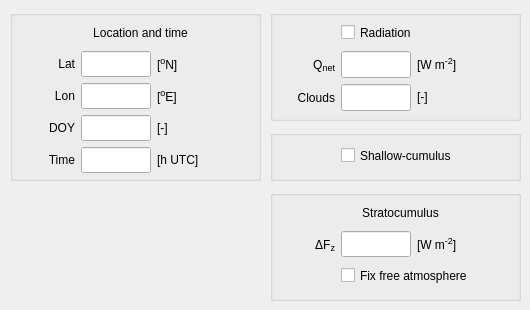
    <widget class="QWidget" name="radiationTab">
     <attribute name="title">
      <string>Rad / Geo</string>
     </attribute>
     <widget class="QGroupBox" name="rad_group">
      <property name="geometry">
       <rect>
        <x>10</x>
        <y>10</y>
        <width>251</width>
        <height>171</height>
       </rect>
      </property>
      <property name="title">
       <string/>
      </property>
      <widget class="QWidget" name="gridLayoutWidget_19">
       <property name="geometry">
        <rect>
         <x>10</x>
         <y>10</y>
         <width>241</width>
         <height>153</height>
        </rect>
       </property>
       <layout class="QGridLayout" name="rad_grid1" columnminimumwidth="50,0,60">
        <property name="sizeConstraint">
         <enum>QLayout::SetMinimumSize</enum>
        </property>
        <item row="1" column="1">
         <widget class="QLineEdit" name="input_rad_lat">
          <property name="sizePolicy">
           <sizepolicy hsizetype="Fixed" vsizetype="Expanding">
            <horstretch>0</horstretch>
            <verstretch>0</verstretch>
           </sizepolicy>
          </property>
          <property name="minimumSize">
           <size>
            <width>70</width>
            <height>0</height>
           </size>
          </property>
          <property name="maximumSize">
           <size>
            <width>70</width>
            <height>16777215</height>
           </size>
          </property>
          <property name="toolTip">
           <string>latitude</string>
          </property>
          <property name="alignment">
           <set>Qt::AlignRight|Qt::AlignTrailing|Qt::AlignVCenter</set>
          </property>
         </widget>
        </item>
        <item row="1" column="0">
         <widget class="QLabel" name="label_rad_lat">
          <property name="sizePolicy">
           <sizepolicy hsizetype="Fixed" vsizetype="Preferred">
            <horstretch>0</horstretch>
            <verstretch>0</verstretch>
           </sizepolicy>
          </property>
          <property name="minimumSize">
           <size>
            <width>55</width>
            <height>0</height>
           </size>
          </property>
          <property name="maximumSize">
           <size>
            <width>55</width>
            <height>16777215</height>
           </size>
          </property>
          <property name="toolTip">
           <string/>
          </property>
          <property name="text">
           <string>&lt;html&gt;Lat&lt;/html&gt;</string>
          </property>
          <property name="alignment">
           <set>Qt::AlignRight|Qt::AlignTrailing|Qt::AlignVCenter</set>
          </property>
         </widget>
        </item>
        <item row="1" column="2">
         <widget class="QLabel" name="unitlabel_rad_lat">
          <property name="toolTip">
           <string/>
          </property>
          <property name="text">
           <string>&lt;html&gt;[&lt;span style=&quot;font-size: 14px; vertical-align:super;&quot;&gt;o&lt;/span&gt;N]&lt;/html&gt;</string>
          </property>
          <property name="alignment">
           <set>Qt::AlignLeading|Qt::AlignLeft|Qt::AlignVCenter</set>
          </property>
         </widget>
        </item>
        <item row="2" column="0">
         <widget class="QLabel" name="label_rad_lon">
          <property name="sizePolicy">
           <sizepolicy hsizetype="Fixed" vsizetype="Preferred">
            <horstretch>0</horstretch>
            <verstretch>0</verstretch>
           </sizepolicy>
          </property>
          <property name="minimumSize">
           <size>
            <width>55</width>
            <height>0</height>
           </size>
          </property>
          <property name="maximumSize">
           <size>
            <width>55</width>
            <height>16777215</height>
           </size>
          </property>
          <property name="toolTip">
           <string/>
          </property>
          <property name="text">
           <string>&lt;html&gt;Lon&lt;/html&gt;</string>
          </property>
          <property name="alignment">
           <set>Qt::AlignRight|Qt::AlignTrailing|Qt::AlignVCenter</set>
          </property>
         </widget>
        </item>
        <item row="2" column="1">
         <widget class="QLineEdit" name="input_rad_lon">
          <property name="sizePolicy">
           <sizepolicy hsizetype="Fixed" vsizetype="Expanding">
            <horstretch>0</horstretch>
            <verstretch>0</verstretch>
           </sizepolicy>
          </property>
          <property name="minimumSize">
           <size>
            <width>70</width>
            <height>0</height>
           </size>
          </property>
          <property name="maximumSize">
           <size>
            <width>70</width>
            <height>16777215</height>
           </size>
          </property>
          <property name="toolTip">
           <string>longitude</string>
          </property>
          <property name="alignment">
           <set>Qt::AlignRight|Qt::AlignTrailing|Qt::AlignVCenter</set>
          </property>
         </widget>
        </item>
        <item row="2" column="2">
         <widget class="QLabel" name="unitlabel_rad_lon">
          <property name="toolTip">
           <string/>
          </property>
          <property name="text">
           <string>&lt;html&gt;[&lt;span style=&quot;font-size: 14px; vertical-align:super;&quot;&gt;o&lt;/span&gt;E]&lt;/html&gt;</string>
          </property>
          <property name="alignment">
           <set>Qt::AlignLeading|Qt::AlignLeft|Qt::AlignVCenter</set>
          </property>
         </widget>
        </item>
        <item row="3" column="0">
         <widget class="QLabel" name="label_rad_DOY">
          <property name="sizePolicy">
           <sizepolicy hsizetype="Fixed" vsizetype="Preferred">
            <horstretch>0</horstretch>
            <verstretch>0</verstretch>
           </sizepolicy>
          </property>
          <property name="minimumSize">
           <size>
            <width>55</width>
            <height>0</height>
           </size>
          </property>
          <property name="maximumSize">
           <size>
            <width>55</width>
            <height>16777215</height>
           </size>
          </property>
          <property name="toolTip">
           <string/>
          </property>
          <property name="text">
           <string>&lt;html&gt;DOY&lt;/html&gt;</string>
          </property>
          <property name="alignment">
           <set>Qt::AlignRight|Qt::AlignTrailing|Qt::AlignVCenter</set>
          </property>
         </widget>
        </item>
        <item row="3" column="1">
         <widget class="QLineEdit" name="input_rad_DOY">
          <property name="sizePolicy">
           <sizepolicy hsizetype="Fixed" vsizetype="Expanding">
            <horstretch>0</horstretch>
            <verstretch>0</verstretch>
           </sizepolicy>
          </property>
          <property name="minimumSize">
           <size>
            <width>70</width>
            <height>0</height>
           </size>
          </property>
          <property name="maximumSize">
           <size>
            <width>70</width>
            <height>16777215</height>
           </size>
          </property>
          <property name="toolTip">
           <string>day of the year</string>
          </property>
          <property name="alignment">
           <set>Qt::AlignRight|Qt::AlignTrailing|Qt::AlignVCenter</set>
          </property>
         </widget>
        </item>
        <item row="3" column="2">
         <widget class="QLabel" name="unitlabel_rad_DOY">
          <property name="toolTip">
           <string/>
          </property>
          <property name="text">
           <string>[-]</string>
          </property>
          <property name="alignment">
           <set>Qt::AlignLeading|Qt::AlignLeft|Qt::AlignVCenter</set>
          </property>
         </widget>
        </item>
        <item row="4" column="0">
         <widget class="QLabel" name="label_rad_time">
          <property name="sizePolicy">
           <sizepolicy hsizetype="Fixed" vsizetype="Preferred">
            <horstretch>0</horstretch>
            <verstretch>0</verstretch>
           </sizepolicy>
          </property>
          <property name="minimumSize">
           <size>
            <width>55</width>
            <height>0</height>
           </size>
          </property>
          <property name="maximumSize">
           <size>
            <width>55</width>
            <height>16777215</height>
           </size>
          </property>
          <property name="toolTip">
           <string/>
          </property>
          <property name="text">
           <string>&lt;html&gt;Time&lt;/html&gt;</string>
          </property>
          <property name="alignment">
           <set>Qt::AlignRight|Qt::AlignTrailing|Qt::AlignVCenter</set>
          </property>
         </widget>
        </item>
        <item row="4" column="1">
         <widget class="QLineEdit" name="input_rad_time">
          <property name="sizePolicy">
           <sizepolicy hsizetype="Fixed" vsizetype="Expanding">
            <horstretch>0</horstretch>
            <verstretch>0</verstretch>
           </sizepolicy>
          </property>
          <property name="minimumSize">
           <size>
            <width>70</width>
            <height>0</height>
           </size>
          </property>
          <property name="maximumSize">
           <size>
            <width>70</width>
            <height>16777215</height>
           </size>
          </property>
          <property name="toolTip">
           <string>time of the day</string>
          </property>
          <property name="alignment">
           <set>Qt::AlignRight|Qt::AlignTrailing|Qt::AlignVCenter</set>
          </property>
         </widget>
        </item>
        <item row="4" column="2">
         <widget class="QLabel" name="unitlabel_rad_time">
          <property name="toolTip">
           <string/>
          </property>
          <property name="text">
           <string>&lt;html&gt;[h UTC]&lt;/html&gt;</string>
          </property>
          <property name="alignment">
           <set>Qt::AlignLeading|Qt::AlignLeft|Qt::AlignVCenter</set>
          </property>
         </widget>
        </item>
        <item row="0" column="0" colspan="3">
         <widget class="QLabel" name="label_location_time">
          <property name="minimumSize">
           <size>
            <width>0</width>
            <height>25</height>
           </size>
          </property>
          <property name="maximumSize">
           <size>
            <width>16777215</width>
            <height>25</height>
           </size>
          </property>
          <property name="baseSize">
           <size>
            <width>0</width>
            <height>25</height>
           </size>
          </property>
          <property name="text">
           <string>Location and time</string>
          </property>
          <property name="alignment">
           <set>Qt::AlignCenter</set>
          </property>
         </widget>
        </item>
       </layout>
      </widget>
     </widget>
     <widget class="QGroupBox" name="rad_group2">
      <property name="geometry">
       <rect>
        <x>270</x>
        <y>10</y>
        <width>251</width>
        <height>111</height>
       </rect>
      </property>
      <property name="title">
       <string/>
      </property>
      <widget class="QWidget" name="gridLayoutWidget_20">
       <property name="geometry">
        <rect>
         <x>10</x>
         <y>10</y>
         <width>241</width>
         <height>91</height>
        </rect>
       </property>
       <layout class="QGridLayout" name="rad_grid2" columnminimumwidth="50,0,80">
        <property name="sizeConstraint">
         <enum>QLayout::SetMinimumSize</enum>
        </property>
        <item row="1" column="0">
         <widget class="QLabel" name="label_rad_Qnet">
          <property name="sizePolicy">
           <sizepolicy hsizetype="Fixed" vsizetype="Preferred">
            <horstretch>0</horstretch>
            <verstretch>0</verstretch>
           </sizepolicy>
          </property>
          <property name="minimumSize">
           <size>
            <width>55</width>
            <height>0</height>
           </size>
          </property>
          <property name="maximumSize">
           <size>
            <width>55</width>
            <height>16777215</height>
           </size>
          </property>
          <property name="toolTip">
           <string/>
          </property>
          <property name="text">
           <string>&lt;html&gt;Q&lt;span style=&quot; font-size:14px; vertical-align:sub;&quot;&gt;net&lt;/span&gt;&lt;/html&gt;</string>
          </property>
          <property name="alignment">
           <set>Qt::AlignRight|Qt::AlignTrailing|Qt::AlignVCenter</set>
          </property>
         </widget>
        </item>
        <item row="1" column="1">
         <widget class="QLineEdit" name="input_rad_Qnet">
          <property name="sizePolicy">
           <sizepolicy hsizetype="Fixed" vsizetype="Expanding">
            <horstretch>0</horstretch>
            <verstretch>0</verstretch>
           </sizepolicy>
          </property>
          <property name="minimumSize">
           <size>
            <width>70</width>
            <height>0</height>
           </size>
          </property>
          <property name="maximumSize">
           <size>
            <width>70</width>
            <height>16777215</height>
           </size>
          </property>
          <property name="toolTip">
           <string>net radiation</string>
          </property>
          <property name="alignment">
           <set>Qt::AlignRight|Qt::AlignTrailing|Qt::AlignVCenter</set>
          </property>
         </widget>
        </item>
        <item row="1" column="2">
         <widget class="QLabel" name="unitlabel_rad_Qnet">
          <property name="toolTip">
           <string/>
          </property>
          <property name="text">
           <string>&lt;html&gt;[W m&lt;span style=&quot;font-size: 14px; vertical-align:super;&quot;&gt;-2&lt;/span&gt;]&lt;/html&gt;</string>
          </property>
          <property name="alignment">
           <set>Qt::AlignLeading|Qt::AlignLeft|Qt::AlignVCenter</set>
          </property>
         </widget>
        </item>
        <item row="0" column="1" colspan="2">
         <widget class="QCheckBox" name="sw_rad">
          <property name="minimumSize">
           <size>
            <width>0</width>
            <height>25</height>
           </size>
          </property>
          <property name="text">
           <string>Radiation</string>
          </property>
         </widget>
        </item>
        <item row="2" column="1">
         <widget class="QLineEdit" name="input_rad_clouds">
          <property name="sizePolicy">
           <sizepolicy hsizetype="Fixed" vsizetype="Expanding">
            <horstretch>0</horstretch>
            <verstretch>0</verstretch>
           </sizepolicy>
          </property>
          <property name="minimumSize">
           <size>
            <width>70</width>
            <height>0</height>
           </size>
          </property>
          <property name="maximumSize">
           <size>
            <width>70</width>
            <height>16777215</height>
           </size>
          </property>
          <property name="toolTip">
           <string>cloud cover fraction (0-1)</string>
          </property>
          <property name="alignment">
           <set>Qt::AlignRight|Qt::AlignTrailing|Qt::AlignVCenter</set>
          </property>
         </widget>
        </item>
        <item row="2" column="0">
         <widget class="QLabel" name="label_rad_clouds">
          <property name="sizePolicy">
           <sizepolicy hsizetype="Fixed" vsizetype="Preferred">
            <horstretch>0</horstretch>
            <verstretch>0</verstretch>
           </sizepolicy>
          </property>
          <property name="minimumSize">
           <size>
            <width>55</width>
            <height>0</height>
           </size>
          </property>
          <property name="maximumSize">
           <size>
            <width>55</width>
            <height>16777215</height>
           </size>
          </property>
          <property name="toolTip">
           <string/>
          </property>
          <property name="text">
           <string>Clouds</string>
          </property>
          <property name="alignment">
           <set>Qt::AlignRight|Qt::AlignTrailing|Qt::AlignVCenter</set>
          </property>
         </widget>
        </item>
        <item row="2" column="2">
         <widget class="QLabel" name="unitlabel_rad_clouds">
          <property name="toolTip">
           <string/>
          </property>
          <property name="text">
           <string>&lt;html&gt;[-]&lt;/html&gt;</string>
          </property>
          <property name="alignment">
           <set>Qt::AlignLeading|Qt::AlignLeft|Qt::AlignVCenter</set>
          </property>
         </widget>
        </item>
       </layout>
      </widget>
     </widget>
     <widget class="QGroupBox" name="cu_group">
      <property name="geometry">
       <rect>
        <x>270</x>
        <y>130</y>
        <width>251</width>
        <height>51</height>
       </rect>
      </property>
      <property name="title">
       <string/>
      </property>
      <widget class="QWidget" name="gridLayoutWidget_27">
       <property name="geometry">
        <rect>
         <x>10</x>
         <y>10</y>
         <width>241</width>
         <height>31</height>
        </rect>
       </property>
       <layout class="QGridLayout" name="cu_grid" columnminimumwidth="0,95,0">
        <property name="sizeConstraint">
         <enum>QLayout::SetMinimumSize</enum>
        </property>
        <item row="0" column="1" colspan="2">
         <widget class="QCheckBox" name="sw_cu">
          <property name="minimumSize">
           <size>
            <width>0</width>
            <height>25</height>
           </size>
          </property>
          <property name="text">
           <string>Shallow-cumulus</string>
          </property>
         </widget>
        </item>
        <item row="0" column="0">
         <widget class="QLabel" name="cu_dummy_label">
          <property name="sizePolicy">
           <sizepolicy hsizetype="Fixed" vsizetype="Preferred">
            <horstretch>0</horstretch>
            <verstretch>0</verstretch>
           </sizepolicy>
          </property>
          <property name="minimumSize">
           <size>
            <width>55</width>
            <height>0</height>
           </size>
          </property>
          <property name="maximumSize">
           <size>
            <width>55</width>
            <height>16777215</height>
           </size>
          </property>
          <property name="toolTip">
           <string/>
          </property>
          <property name="text">
           <string/>
          </property>
          <property name="alignment">
           <set>Qt::AlignRight|Qt::AlignTrailing|Qt::AlignVCenter</set>
          </property>
         </widget>
        </item>
       </layout>
      </widget>
     </widget>
     <widget class="QGroupBox" name="rad_group_2">
      <property name="geometry">
       <rect>
        <x>270</x>
        <y>190</y>
        <width>251</width>
        <height>111</height>
       </rect>
      </property>
      <property name="title">
       <string/>
      </property>
      <widget class="QWidget" name="gridLayoutWidget_28">
       <property name="geometry">
        <rect>
         <x>10</x>
         <y>10</y>
         <width>241</width>
         <height>88</height>
        </rect>
       </property>
       <layout class="QGridLayout" name="rad_stratocumulus_grid" columnminimumwidth="50,0,80">
        <property name="sizeConstraint">
         <enum>QLayout::SetMinimumSize</enum>
        </property>
        <item row="1" column="1">
         <widget class="QLineEdit" name="input_rad_dFz">
          <property name="sizePolicy">
           <sizepolicy hsizetype="Fixed" vsizetype="Expanding">
            <horstretch>0</horstretch>
            <verstretch>0</verstretch>
           </sizepolicy>
          </property>
          <property name="minimumSize">
           <size>
            <width>70</width>
            <height>0</height>
           </size>
          </property>
          <property name="maximumSize">
           <size>
            <width>70</width>
            <height>16777215</height>
           </size>
          </property>
          <property name="toolTip">
           <string>Cloud top radiative divergence</string>
          </property>
          <property name="alignment">
           <set>Qt::AlignRight|Qt::AlignTrailing|Qt::AlignVCenter</set>
          </property>
         </widget>
        </item>
        <item row="1" column="0">
         <widget class="QLabel" name="label_rad_dFz">
          <property name="sizePolicy">
           <sizepolicy hsizetype="Fixed" vsizetype="Preferred">
            <horstretch>0</horstretch>
            <verstretch>0</verstretch>
           </sizepolicy>
          </property>
          <property name="minimumSize">
           <size>
            <width>55</width>
            <height>0</height>
           </size>
          </property>
          <property name="maximumSize">
           <size>
            <width>55</width>
            <height>16777215</height>
           </size>
          </property>
          <property name="toolTip">
           <string/>
          </property>
          <property name="text">
           <string>&lt;html&gt;ΔF&lt;span style=&quot; font-size:14px; vertical-align:sub;&quot;&gt;z&lt;/span&gt;&lt;/html&gt;</string>
          </property>
          <property name="alignment">
           <set>Qt::AlignRight|Qt::AlignTrailing|Qt::AlignVCenter</set>
          </property>
         </widget>
        </item>
        <item row="1" column="2">
         <widget class="QLabel" name="unitlabel_rad_dFz">
          <property name="toolTip">
           <string/>
          </property>
          <property name="text">
           <string>&lt;html&gt;[W m&lt;span style=&quot;font-size: 14px; vertical-align:super;&quot;&gt;-2&lt;/span&gt;]&lt;/html&gt;</string>
          </property>
          <property name="alignment">
           <set>Qt::AlignLeading|Qt::AlignLeft|Qt::AlignVCenter</set>
          </property>
         </widget>
        </item>
        <item row="0" column="0" colspan="3">
         <widget class="QLabel" name="label_statocumulus">
          <property name="minimumSize">
           <size>
            <width>0</width>
            <height>25</height>
           </size>
          </property>
          <property name="maximumSize">
           <size>
            <width>16777215</width>
            <height>25</height>
           </size>
          </property>
          <property name="baseSize">
           <size>
            <width>0</width>
            <height>25</height>
           </size>
          </property>
          <property name="text">
           <string>Stratocumulus</string>
          </property>
          <property name="alignment">
           <set>Qt::AlignCenter</set>
          </property>
         </widget>
        </item>
        <item row="2" column="1" colspan="2">
         <widget class="QCheckBox" name="sw_ftcws">
          <property name="minimumSize">
           <size>
            <width>0</width>
            <height>25</height>
           </size>
          </property>
          <property name="maximumSize">
           <size>
            <width>16777215</width>
            <height>25</height>
           </size>
          </property>
          <property name="toolTip">
           <string>Compensate free atmospheric warming due to subsidence</string>
          </property>
          <property name="layoutDirection">
           <enum>Qt::LeftToRight</enum>
          </property>
          <property name="text">
           <string>Fix free atmosphere</string>
          </property>
         </widget>
        </item>
       </layout>
      </widget>
     </widget>
    </widget>
